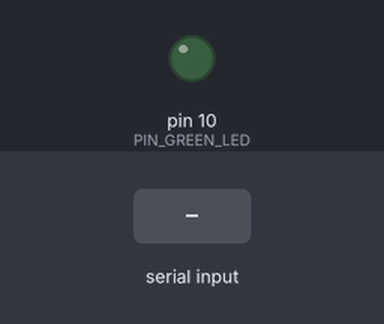
This sketch was run on a simulated Arduino Uno, built with avr-gcc and run on an emulated ATmega328P. Shown: output pins drawn as LEDs (lit = HIGH). The inputs (shaded band) are chosen by the test bench.

Above: at 1.2 s.
1.3 s: "1" received over the second serial link
At 2.0 s:
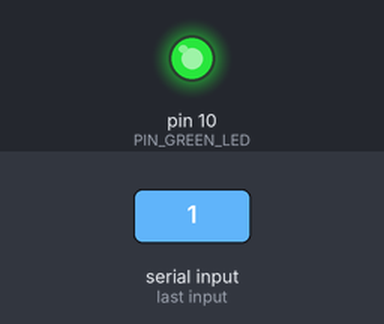
2.8 s: "2" received over the second serial link
At 3.1 s:
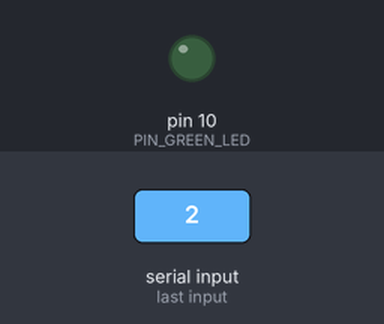
Timing chart, 0 to 5.8 s (numbered marks = the images above; inputs shaded):
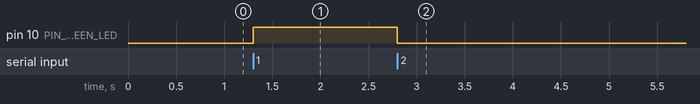

Measured:
- after the input at 1.3 s, pin 10 (PIN_GREEN_LED): LOW → HIGH at once
- after the input at 2.8 s, pin 10 (PIN_GREEN_LED): HIGH → LOW at once

The sketch:

d02_bluetooth_ctrl.ino
```cpp
/**
 * 네오아두보드 블루투스 HC06
 * @Auth TaeJuneJoung
 * @Date 2021.06.07
 * 블루투스 HC06 Receive Data
 */

#include <SoftwareSerial.h>

int PIN_TX = A4;
int PIN_RX = A5;

char cmd;
int PIN_GREEN_LED = 10;

SoftwareSerial BT(PIN_TX, PIN_RX);

void setup() {
  BT.begin(9600);
  pinMode(PIN_GREEN_LED, OUTPUT);
}

void loop() {
  if (BT.available()) {
    cmd = BT.read();
    if (cmd == '1') {
      digitalWrite(PIN_GREEN_LED, HIGH);
    } else if (cmd == '2') {
      digitalWrite(PIN_GREEN_LED, LOW);
    }
  }
}
```
